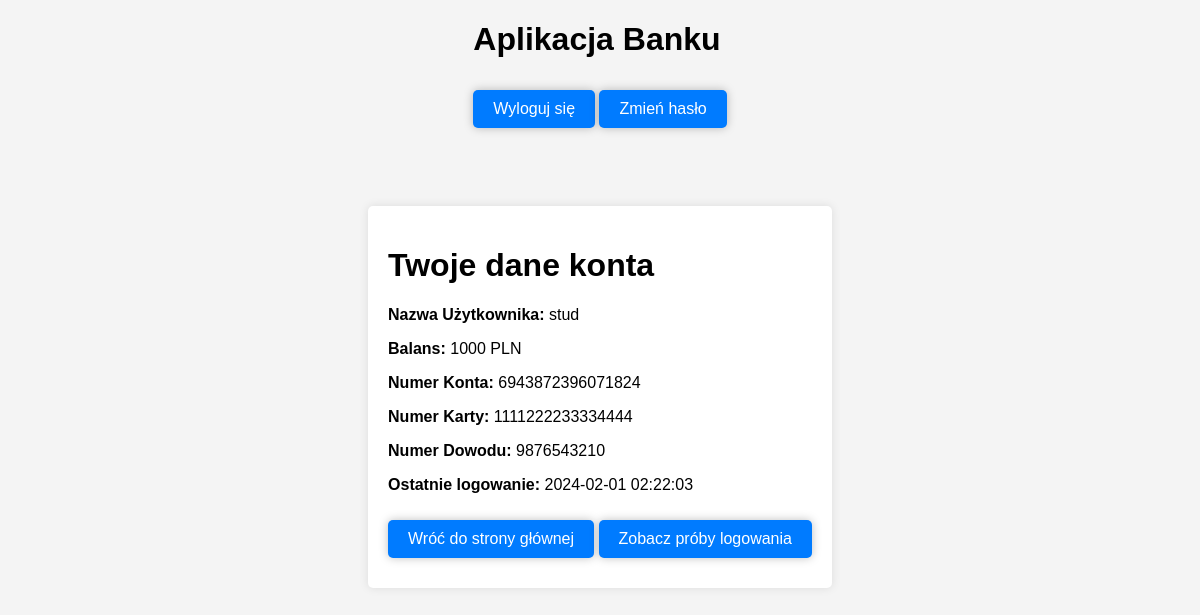
Page /view_sensitive_data (signed in) on the earlier database version.
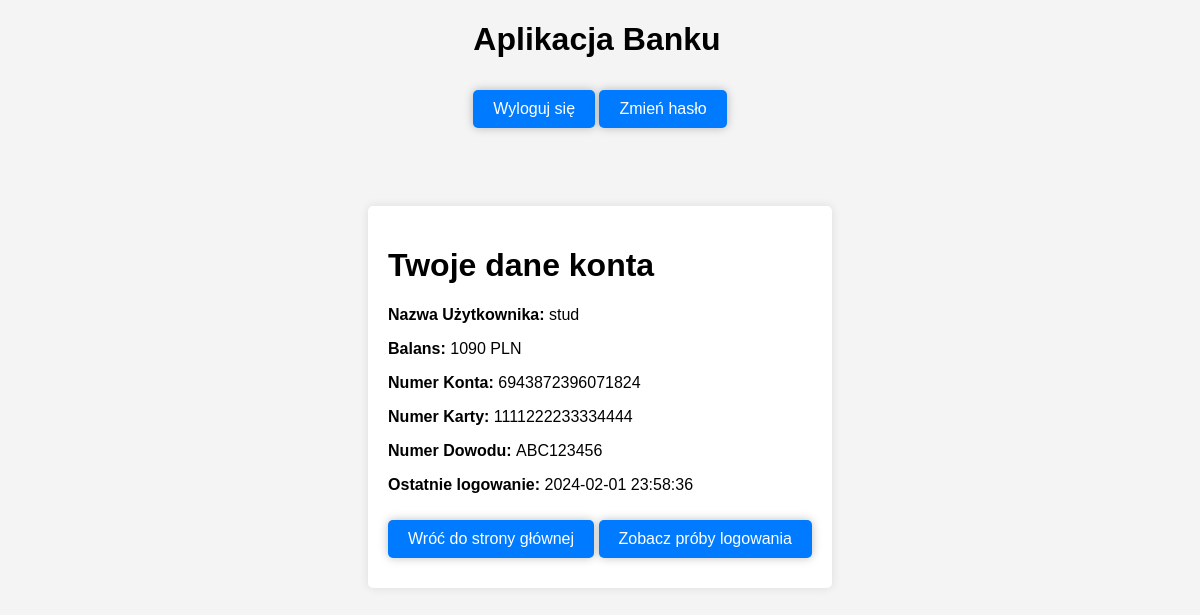
Same page on the later database version.
### models.py (models this page shows, shortened)
class User(db.Model, UserMixin):
    id = db.Column(db.Integer, primary_key=True)
    username = db.Column(db.String(60), unique=True, nullable=False)
    password = db.Column(db.String(60), nullable=True)
    card_number = db.Column(db.String(16), nullable=False)
    id_number = db.Column(db.String(10), nullable=False)
    account_number = db.Column(db.String(16), unique=True, nullable=False)
    balance = db.Column(db.Integer, default=0.0)
    last_login = db.Column(db.DateTime, default=datetime.now())

### app.py (the view)
@app.route('/view_sensitive_data')
@login_required
def view_sensitive_data():
    return render_template('view_sensitive_data.html', user=current_user)

### app.py (called while the page is built)
@login_manager.user_loader
def load_user(user_id):
    return User.query.get(int(user_id))

### templates/view_sensitive_data.html
{% extends 'base.html' %}
{% block content %}
    <h1>Twoje dane konta</h1>
    <p><strong>Nazwa Użytkownika: </strong> {{ user.username }}</p>
    <p><strong>Balans: </strong> {{ user.balance }} PLN</p>
    <p><strong>Numer Konta: </strong> {{ user.account_number }}</p>
    <p><strong>Numer Karty: </strong> {{ user.card_number }}</p>
    <p><strong>Numer Dowodu: </strong> {{ user.id_number }}</p>
    <p><strong>Ostatnie logowanie: </strong> {{ user.last_login.strftime('%Y-%m-%d %H:%M:%S') }}</p>
    <a href="{{ url_for('home') }}" class="button">Wróć do strony głównej</a>
    <a href="{{ url_for('view_attempts_list') }}" class="button">Zobacz próby logowania</a>
{% endblock %}

Differences in the rows shown:
changed User "stud": balance "1000" → "1090"; id_number "9876543210" → "ABC123456"; last_login "2024-02-01 02:22:03" → "2024-02-01 23:58:36"
